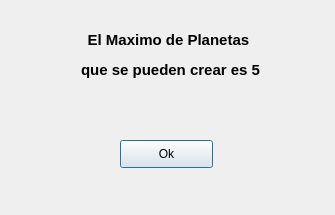
<?xml version="1.0" encoding="UTF-8"?>
<ui version="4.0">
 <class>Aviso</class>
 <widget class="QDialog" name="Aviso">
  <property name="geometry">
   <rect>
    <x>0</x>
    <y>0</y>
    <width>335</width>
    <height>215</height>
   </rect>
  </property>
  <property name="windowTitle">
   <string>Dialog</string>
  </property>
  <widget class="QLabel" name="label">
   <property name="geometry">
    <rect>
     <x>20</x>
     <y>10</y>
     <width>301</width>
     <height>91</height>
    </rect>
   </property>
   <property name="styleSheet">
    <string notr="true">font: 75 8pt &quot;Source Code Pro&quot;;</string>
   </property>
   <property name="text">
    <string>&lt;html&gt;&lt;head/&gt;&lt;body&gt;&lt;p align=&quot;center&quot;&gt;&lt;span style=&quot; font-size:11pt; font-weight:600;&quot;&gt;El Maximo de Planetas &lt;/span&gt;&lt;/p&gt;&lt;p align=&quot;center&quot;&gt;&lt;span style=&quot; font-size:11pt; font-weight:600;&quot;&gt;que se pueden crear es 5&lt;/span&gt;&lt;/p&gt;&lt;/body&gt;&lt;/html&gt;</string>
   </property>
  </widget>
  <widget class="QPushButton" name="pushButton">
   <property name="geometry">
    <rect>
     <x>120</x>
     <y>140</y>
     <width>93</width>
     <height>28</height>
    </rect>
   </property>
   <property name="text">
    <string>Ok</string>
   </property>
  </widget>
 </widget>
 <resources/>
 <connections/>
</ui>
